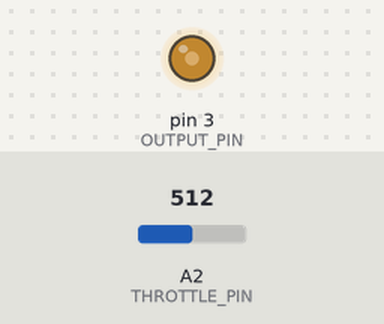
A sketch run on a simulated Arduino Uno, built with avr-gcc and run on an emulated ATmega328P. On the bench: output pins drawn as LEDs (lit = HIGH). The inputs (shaded band) are chosen by the test bench; at power-on: A2 (THROTTLE_PIN) = 512.

Above: at 1.2 s.
1.3 s: A2 (THROTTLE_PIN) set to 716
At 2.4 s:
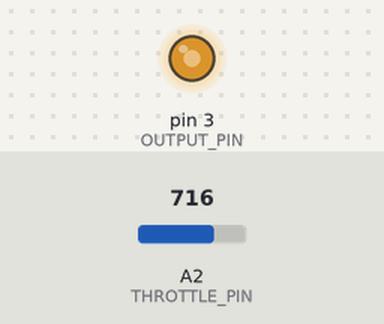
2.8 s: A2 (THROTTLE_PIN) set to 900
At 3.5 s:
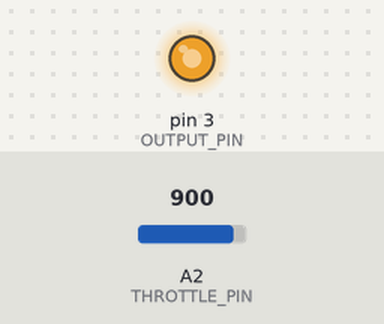
4.3 s: A2 (THROTTLE_PIN) set to 122
At 4.6 s:
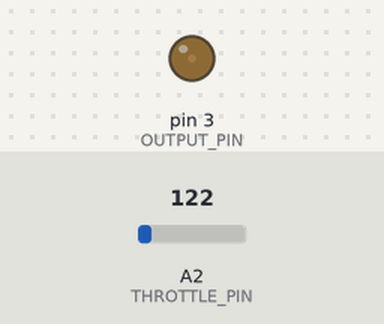
Timing chart, 0 to 7.3 s (numbered marks = the images above; inputs shaded):
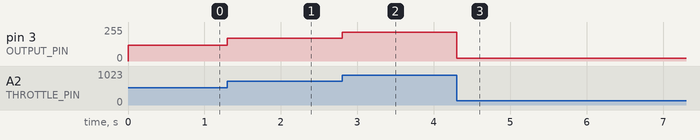

Measured:
- after the input at 1.3 s, pin 3 (OUTPUT_PIN): 118/255 → 169/255 at once
- after the input at 2.8 s, pin 3 (OUTPUT_PIN): 169/255 → 215/255 at once
- after the input at 4.3 s, pin 3 (OUTPUT_PIN): 215/255 → 20/255 at once

The sketch:

PWM_gen.ino
```cpp
#define THROTTLE_PIN A2
#define OUTPUT_PIN 3

void setup() {
  pinMode(THROTTLE_PIN, INPUT);
  pinMode(OUTPUT_PIN, OUTPUT);
}

void loop() {
  analogWrite(OUTPUT_PIN, (analogRead(THROTTLE_PIN) >> 2) - 10);
}
```
